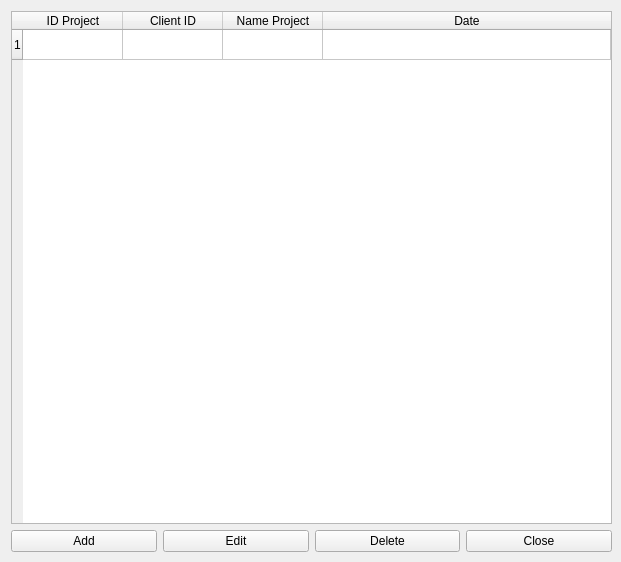
<?xml version="1.0" encoding="UTF-8"?>
<ui version="4.0">
 <class>DBProject</class>
 <widget class="QWidget" name="DBProject">
  <property name="enabled">
   <bool>true</bool>
  </property>
  <property name="geometry">
   <rect>
    <x>0</x>
    <y>0</y>
    <width>621</width>
    <height>562</height>
   </rect>
  </property>
  <property name="windowTitle">
   <string>DB Project</string>
  </property>
  <widget class="QWidget" name="layoutWidget">
   <property name="geometry">
    <rect>
     <x>11</x>
     <y>11</y>
     <width>601</width>
     <height>541</height>
    </rect>
   </property>
   <layout class="QGridLayout" name="gridLayout_2">
    <item row="0" column="0">
     <widget class="QTableWidget" name="tableWidget">
      <property name="sizePolicy">
       <sizepolicy hsizetype="Expanding" vsizetype="Expanding">
        <horstretch>2</horstretch>
        <verstretch>0</verstretch>
       </sizepolicy>
      </property>
      <property name="rowCount">
       <number>1</number>
      </property>
      <property name="columnCount">
       <number>4</number>
      </property>
      <attribute name="horizontalHeaderCascadingSectionResizes">
       <bool>true</bool>
      </attribute>
      <attribute name="horizontalHeaderStretchLastSection">
       <bool>true</bool>
      </attribute>
      <row/>
      <column>
       <property name="text">
        <string>ID Project</string>
       </property>
      </column>
      <column>
       <property name="text">
        <string>Client ID</string>
       </property>
      </column>
      <column>
       <property name="text">
        <string>Name Project</string>
       </property>
      </column>
      <column>
       <property name="text">
        <string>Date</string>
       </property>
      </column>
     </widget>
    </item>
    <item row="1" column="0">
     <layout class="QGridLayout" name="gridLayout">
      <item row="0" column="3">
       <widget class="QPushButton" name="pushButtonClose">
        <property name="text">
         <string>Close</string>
        </property>
       </widget>
      </item>
      <item row="0" column="0">
       <widget class="QPushButton" name="pushButtonAdd">
        <property name="text">
         <string>Add</string>
        </property>
       </widget>
      </item>
      <item row="0" column="1">
       <widget class="QPushButton" name="pushButtonUpdate">
        <property name="text">
         <string>Edit</string>
        </property>
       </widget>
      </item>
      <item row="0" column="2">
       <widget class="QPushButton" name="pushButtonDelete">
        <property name="text">
         <string>Delete</string>
        </property>
       </widget>
      </item>
     </layout>
    </item>
   </layout>
  </widget>
 </widget>
 <resources/>
 <connections>
  <connection>
   <sender>pushButtonClose</sender>
   <signal>clicked()</signal>
   <receiver>DBProject</receiver>
   <slot>close()</slot>
   <hints>
    <hint type="sourcelabel">
     <x>356</x>
     <y>445</y>
    </hint>
    <hint type="destinationlabel">
     <x>207</x>
     <y>233</y>
    </hint>
   </hints>
  </connection>
 </connections>
</ui>
